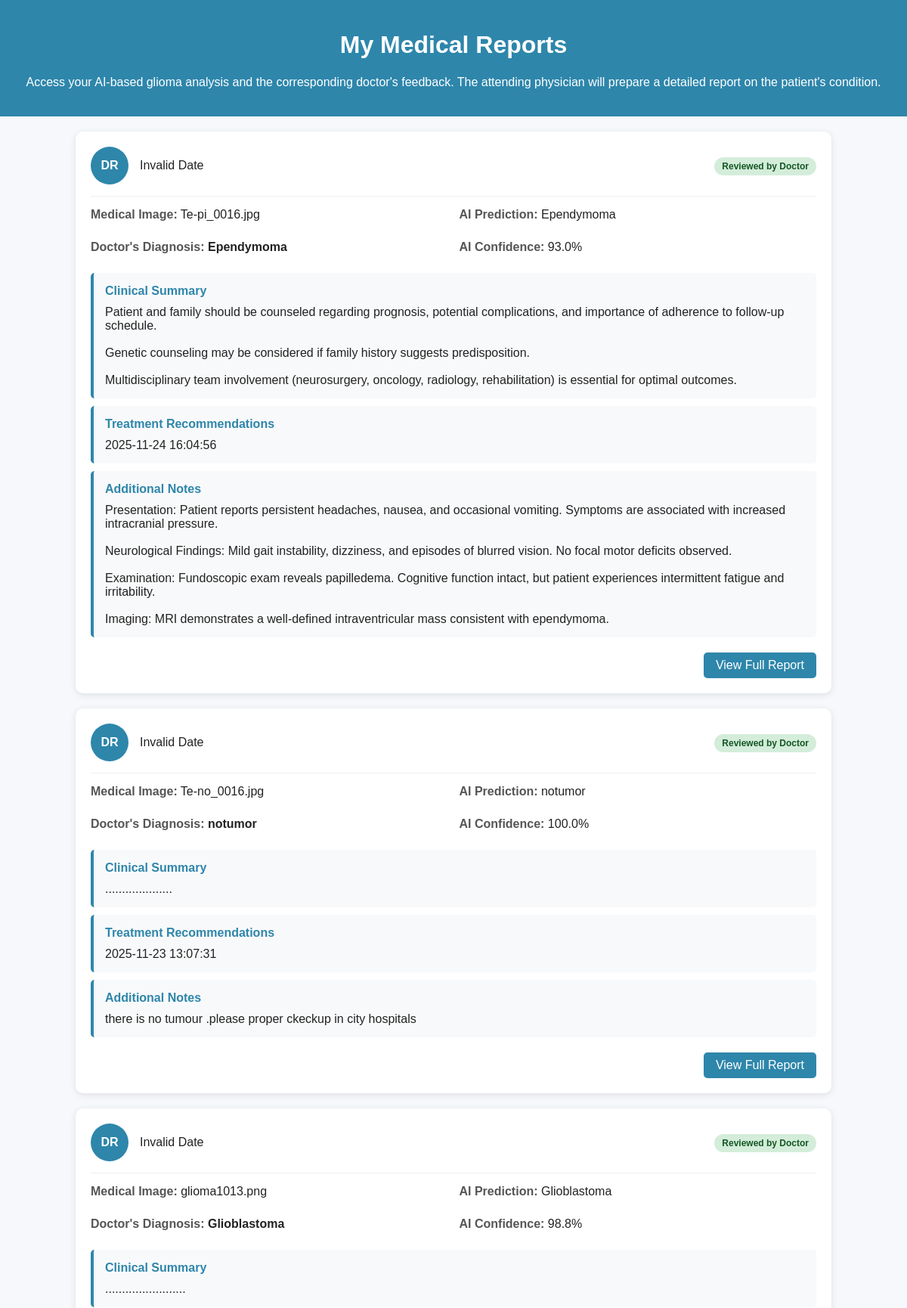
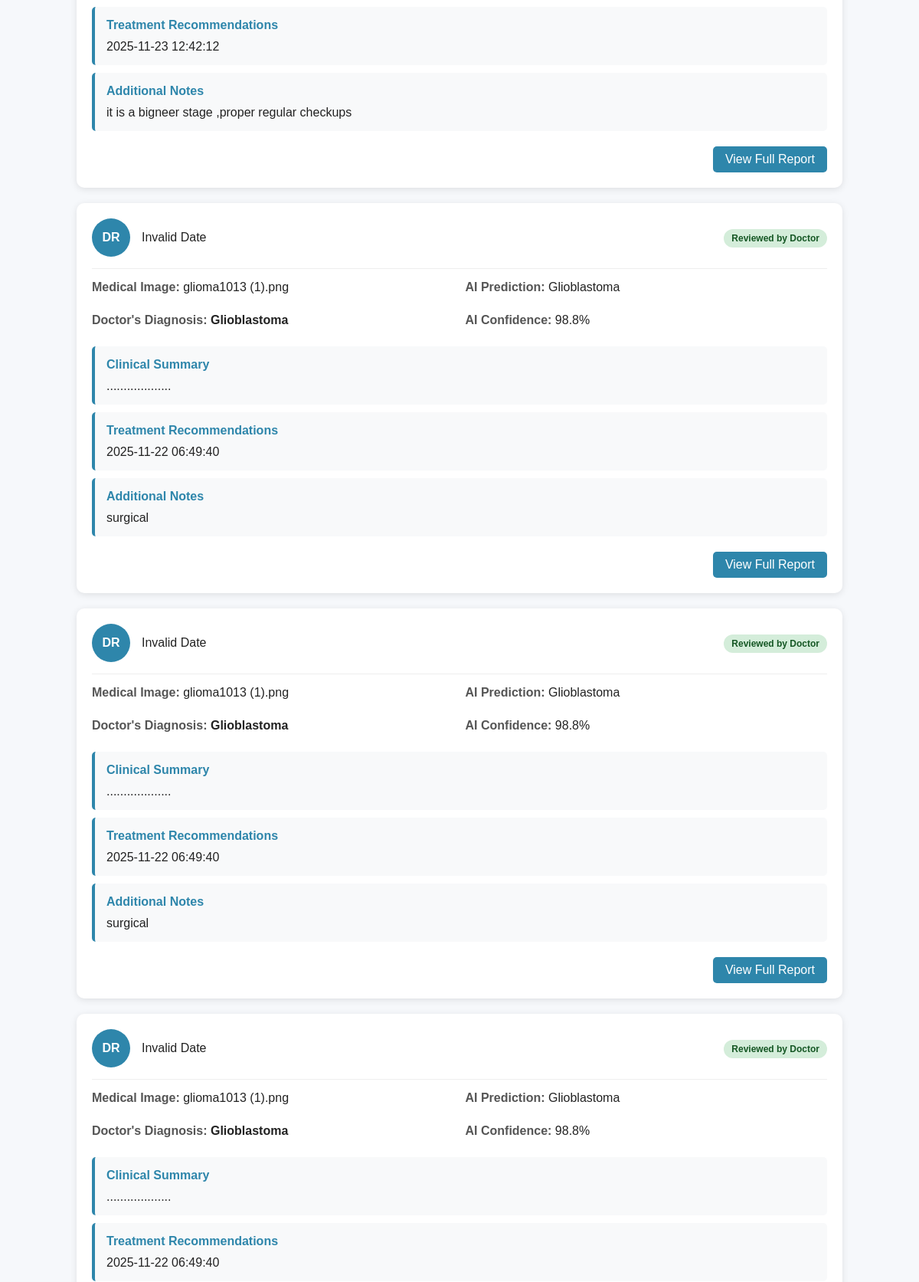
/patient_reports (signed in, upper part), run on the app's committed database (2 pictures, top to bottom).
### tables this page shows
CREATE TABLE doctor_feedback (
            id INTEGER PRIMARY KEY AUTOINCREMENT,
            doctor_id INTEGER NOT NULL,
            user_id INTEGER,
            filename TEXT NOT NULL,
            predicted_class TEXT,
            corrected_class TEXT,
            notes TEXT,
            created_at DATETIME DEFAULT CURRENT_TIMESTAMP, clinical_summary TEXT, treatment_recommendations TEXT,
            FOREIGN KEY (doctor_id) REFERENCES doctors (id)
        );

CREATE TABLE predictions (
            id INTEGER PRIMARY KEY AUTOINCREMENT,
            user_id INTEGER,
            filename TEXT NOT NULL,
            predicted_class TEXT NOT NULL,
            confidence REAL NOT NULL,
            timestamp DATETIME DEFAULT CURRENT_TIMESTAMP, accuracy REAL, area_mm2 REAL, volume_cm3 REAL, severity TEXT,
            FOREIGN KEY (user_id) REFERENCES users (id)
        );

### app.py (the view)
@app.route('/patient_reports')
def patient_reports():
    if 'user_id' not in session:
        return redirect(url_for('index'))
    conn = get_db_connection()
    cursor = conn.cursor()
    cursor.execute('''
        SELECT df.*, d.name as doctor_name, p.predicted_class, p.accuracy
        FROM doctor_feedback df
        JOIN doctors d ON df.doctor_id = d.id
        JOIN predictions p ON df.filename = p.filename AND df.user_id = p.user_id
        WHERE df.user_id = ?
        ORDER BY df.created_at DESC
    ''', (session['user_id'],))
    reports = []
    for row in cursor.fetchall():
        reports.append({
            'id': row[0],
            'doctor_name': row[10],
            'filename': row[3],
            'predicted_class': row[11],
            'accuracy': row[12],
            'corrected_class': row[5],
            'clinical_summary': row[6],
            'treatment_recommendations': row[7],
            'notes': row[8],
            'created_at': row[9]
        })
    conn.close()
    return render_template('patient_reports.html', reports=reports, user_name=session.get('user_name', 'Patient'))

### templates/patient_reports.html (shortened to what this page needs)
<!DOCTYPE html>
<html lang="en">
<head>
</head>
<body>
    <header>
        <h1>My Medical Reports</h1>
        <p>Access your AI-based glioma analysis and the corresponding doctor's feedback. The attending physician will prepare a detailed report on the patient's condition.</p>
    </header>
    <div class="container">
        {% if reports %}
            {% for report in reports %}
            <div class="card">
                <div class="report-header">
                    <div class="doctor-info">
                        <div class="doctor-avatar">DR</div>
                        <div>
                        </div>
                    </div>
                    <div>
                        <span class="status-badge status-reviewed">Reviewed by Doctor</span>
                    </div>
                </div>
                <div class="report-details">
                    <div class="detail-item">
                        <span class="detail-label">Medical Image:</span> {{ report.filename }}
                    </div>
                    <div class="detail-item">
                        <span class="detail-label">AI Prediction:</span> {{ report.predicted_class }}
                    </div>
                    <div class="detail-item">
                        <span class="detail-label">Doctor's Diagnosis:</span>
                        <strong>{{ report.corrected_class if report.corrected_class else report.predicted_class }}</strong>
                    </div>
                    <div class="detail-item">
                        <span class="detail-label">AI Confidence:</span> {{ '%.1f' % report.accuracy if report.accuracy else 'N/A' }}%
                    </div>
                </div>
                {% if report.clinical_summary %}
                <div class="content-section">
                    <div class="section-title">Clinical Summary</div>
                    <div>{{ report.clinical_summary | replace('\n', '<br>') | safe }}</div>
                </div>
                {% endif %}
                {% if report.treatment_recommendations %}
                <div class="content-section">
                    <div class="section-title">Treatment Recommendations</div>
                    <div>{{ report.treatment_recommendations | replace('\n', '<br>') | safe }}</div>
                </div>
                {% endif %}
                {% if report.notes %}
                <div class="content-section">
                    <div class="section-title">Additional Notes</div>
                    <div>{{ report.notes | replace('\n', '<br>') | safe }}</div>
                </div>
                {% endif %}
                <div style="text-align: right; margin-top: 20px;">
                    <a href="{{ url_for('view_doctor_report', report_id=report.id) }}" class="btn" target="_blank">View Full Report</a>
                </div>
            </div>
            {% endfor %}
        {% else %}
            <div class="card no-reports">
                <h3>No Medical Reports Yet</h3>
                <p>Your AI glioma analysis reports will appear here once reviewed by our medical team.</p>
                <p>Please check back later or upload new images for analysis.</p>
            </div>
        {% endif %}
    </div>
</body>
</html>

### templates/patient_reports.html (style rules this page uses)
body { font-family: Arial, sans-serif; margin: 0; background: #f6f8fb; color: #222; }
header { background: #2E86AB; color: white; padding: 20px; text-align: center; }
.container { max-width: 1000px; margin: 20px auto; padding: 0 20px; }
.card { background: white; border-radius: 10px; padding: 20px; margin-bottom: 20px; box-shadow: 0 2px 10px rgba(0,0,0,0.1); }
.report-header { display: flex; justify-content: space-between; align-items: center; border-bottom: 1px solid #eee; padding-bottom: 15px; margin-bottom: 15px; }
.doctor-info { display: flex; align-items: center; gap: 15px; }
.doctor-avatar { width: 50px; height: 50px; border-radius: 50%; background: #2E86AB; display: flex; align-items: center; justify-content: center; color: white; font-weight: bold; }
.report-details { display: grid; grid-template-columns: 1fr 1fr; gap: 15px; margin: 15px 0; }
.detail-item { margin-bottom: 10px; }
.detail-label { font-weight: bold; color: #555; }
.content-section { background: #f8f9fa; padding: 15px; border-radius: 5px; margin: 10px 0; border-left: 4px solid #2E86AB; }
.section-title { color: #2E86AB; font-weight: bold; margin-bottom: 10px; }
.btn { background: #2E86AB; color: white; border: none; padding: 8px 16px; border-radius: 5px; cursor: pointer; text-decoration: none; display: inline-block; }
.status-badge { padding: 5px 10px; border-radius: 15px; font-size: 12px; font-weight: bold; }
.status-reviewed { background: #d4edda; color: #155724; }

### data on the page
doctor_feedback: filename "Te-pi_0016.jpg", predicted_class "Ependymoma", corrected_class "Ependymoma", clinical_summary "Patient and family should be counseled regarding prognosis, potential complications, and importance of adherence to follow-up schedule. Genetic counseling may be considered if family history suggests predisposition. Multidisciplinary team involvement (neurosurgery, oncology, radiology, rehabilitation) is essential for optimal outcomes.", treatment_recommendations "2025-11-24 16:04:56", notes "Presentation: Patient reports persistent headaches, nausea, and occasional vomiting. Symptoms are associated with increased intracranial pressure. Neurological Findings: Mild gait instability, dizziness, and episodes of blurred vision. No focal motor deficits observed. Examination: Fundoscopic exam reveals papilledema. Cognitive function intact, but patient experiences intermittent fatigue and irritability. Imaging: MRI demonstrates a well-defined intraventricular mass consistent with ependymoma."
predictions: accuracy "93.0"
doctor_feedback: filename "Te-no_0016.jpg", predicted_class "notumor", corrected_class "notumor", clinical_summary "....................", treatment_recommendations "2025-11-23 13:07:31", notes "there is no tumour .please proper ckeckup in city hospitals"
predictions: accuracy "100.0"
doctor_feedback: filename "glioma1013.png", predicted_class "Glioblastoma", corrected_class "Glioblastoma", clinical_summary "........................", treatment_recommendations "2025-11-23 12:42:12", notes "it is a bigneer stage ,proper regular checkups"
predictions: accuracy "98.8"
doctor_feedback: filename "glioma1013 (1).png", predicted_class "Glioblastoma", corrected_class "Glioblastoma", clinical_summary "...................", treatment_recommendations "2025-11-22 06:49:40", notes "surgical"
predictions: accuracy "98.8"
predictions: accuracy "98.8"
predictions: accuracy "98.8"
